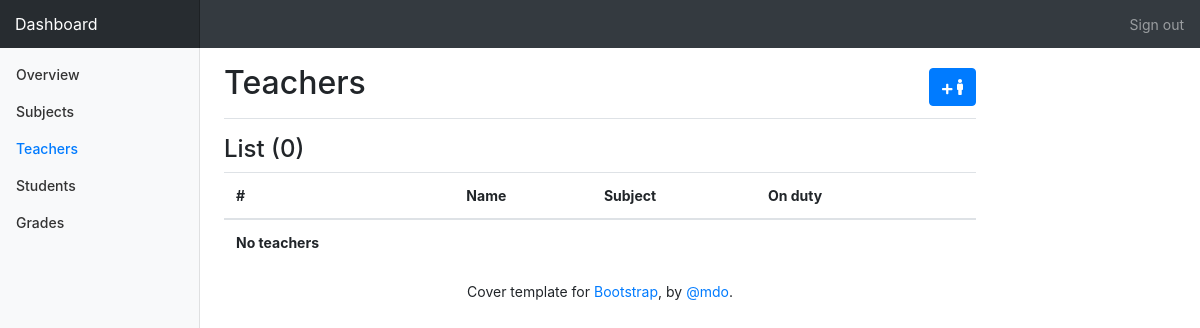
Page /dashboard/teachers/ on the earlier database version.
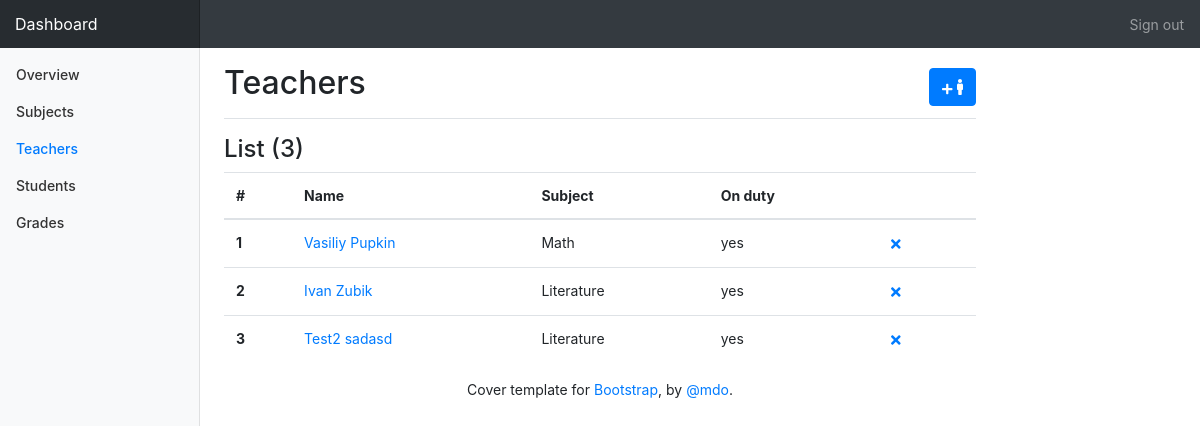
Same page on the later database version.
### dashboard/models.py (models this page shows)
class Teacher(models.Model):
    name = models.CharField(max_length=30)
    surname = models.CharField(max_length=30)
    description = models.TextField(blank=True)
    subject = models.ForeignKey(Subject, on_delete=models.CASCADE)
    on_duty = models.BooleanField(default = True)
    def __str__(self):
        return self.name + ' '+ self.surname

class Subject(models.Model):
    name = models.CharField(max_length=30)
    description = models.TextField(blank=True)
    def __str__(self):
        return self.name

### dashboard/views.py (the view)
class TeacherList (ListView):
    model = Teacher
    def get_context_data(self, **kwargs):
        context = super(TeacherList, self).get_context_data(**kwargs)
        context['name'] = self.model.__name__ + 's'
        context['location'] = 'teachers'
        return context

### dashboard/templates/dashboard/teacher_list.html
{% extends 'dashboard/index.html' %}
{% block main %}
    <main role="main" class="col-md-8 ml-sm-auto col-lg-8 pt-3 px-4">
        <div class="d-flex justify-content-between flex-wrap flex-md-nowrap align-items-center pb-2 mb-3 border-bottom">
          <h1 class="h2">{{name}}</h1>
          <a type="button right" href="{% url 'teacher_create' %}" title="Add" class="btn btn-primary">
              <i class="fas fa-plus fa-xs"></i>
              <i class="fas fa-male"></i>
          </a>
        </div>
        <h4>List ({{object_list|length}})</h4>
        <div class="table-responsive">
            <table class="table table-hover">
                <thead>
                    <tr>
                        <th scope="col">#</th>
                        <th scope="col">Name</th>
                        <th scope="col">Subject</th>
                        <th scope="col">On duty</th>
                        <th scope="col"></th>
                    </tr>
                </thead>
                <tbody>
                    {% for row in object_list %}
                        <tr>
                            <th scope="row">{{ forloop.counter }}</th>
                            <td><a href="{% url 'teacher_update' row.pk %}">{{ row }}</a></td>
                            <td>{{row.subject}}</td>
                            <td>{{row.on_duty|yesno:"yes,no"}}</td>
                            <td style="padding: 0">
                                <a style="padding: 12px 20px;" href="{% url 'teacher_delete' row.pk %}" title="delete" class="btn btn-sm light">
                                    <i class="fas fa-times"></i>
                                </a>
                            </td>
                        </tr>
                    {% empty %}
                        <tr>
                            <th scope="row">No teachers</th>
                        </tr>
                    {% endfor %}
                </tbody>
          </table>
        </div>
      </main>
{% endblock main %}

### dashboard/templates/dashboard/index.html (shortened to what this page needs)
{% extends 'app/base.html' %}
{% load staticfiles %}
{% block links %}
    <link rel="stylesheet" href="{% static 'css/dashboard.css' %}">
{% endblock %}
{% block header %}
    <nav class="navbar navbar-dark sticky-top bg-dark flex-md-nowrap p-0">
        <a class="navbar-brand col-sm-3 col-md-2 mr-0" href="{% url 'dashboard' %}">Dashboard</a>
        <ul class="navbar-nav px-3">
          <li class="nav-item text-nowrap">
            <a class="nav-link" href="{% url 'logout' %}">Sign out</a>
          </li>
        </ul>
    </nav>
{% endblock %}
{% block page %}
    <div class="container-fluid">
        <div class="row">
          <nav class="col-md-2 text-left d-none d-md-block bg-light sidebar">
            <div class="sidebar-sticky">
              <ul class="nav flex-column">
                <li class="nav-item">
                  <a {% if location == 'dashboard' %} class="nav-link active" {% else %} class="nav-link" {% endif %} href="{% url 'dashboard' %}">
                    Overview <span class="sr-only">(current)</span>
                  </a>
                </li>
                <li class="nav-item">
                    <a {% if location == 'subjects' %} class="nav-link active" {% else %} class="nav-link" {% endif %} href="{% url 'subjects' %}">
                    Subjects
                  </a>
                </li>
                <li class="nav-item">
                    <a {% if location == 'teachers' %} class="nav-link active" {% else %} class="nav-link" {% endif %} href="{% url 'teachers' %}">
                    Teachers
                  </a>
                </li>
                <li class="nav-item">
                    <a {% if location == 'students' %} class="nav-link active" {% else %} class="nav-link" {% endif %} href="{% url 'students' %}">
                    Students
                  </a>
                </li>
                <li class="nav-item">
                    <a {% if location == 'grades' %} class="nav-link active" {% else %} class="nav-link" {% endif %} href="{% url 'grades' %}">
                    Grades
                  </a>
                </li>
              </ul>
            </div>
          </nav>
          {% block main %}{% endblock main %}
            <div class="col-md-2 col-lg-2"></div>
        </div>
    </div>
{% endblock %}

### app/templates/app/base.html (shortened to what this page needs)
{% load staticfiles %}
<!DOCTYPE html>
<html lang="en">
    <head>
        <link rel="stylesheet" href="https://maxcdn.bootstrapcdn.com/bootstrap/4.0.0/css/bootstrap.min.css">
        {% block links %}
        {% endblock %}
    </head>
    <body class="{{body_class}}">
        {% block content %}
        <div class="cover-container d-flex h-100 mx-auto flex-column">
            {% block header %}{% endblock %}
            {% block page %}{% endblock %}
            <footer class="mastfoot mt-auto text-center">
                <div class="inner">
                    <p>Cover template for <a href="https://getbootstrap.com/">Bootstrap</a>, by <a href="https://twitter.com/mdo">@mdo</a>.</p>
                </div>
            </footer>
        </div>
        {% endblock %}
    </body>
</html>

### dashboard/static/css/dashboard.css (style rules this page uses)
body { font-size: .875rem; }
.sidebar { position: fixed; top: 0; bottom: 0; left: 0; z-index: 100; padding: 0; box-shadow: inset -1px 0 0 rgba(0, 0, 0, .1); }
.sidebar-sticky { position: -webkit-sticky; position: sticky; top: 48px; height: calc(100vh - 48px); padding-top: .5rem; overflow-x: hidden; overflow-y: auto; }
.sidebar .nav-link { font-weight: 500; color: #333; }
.sidebar .nav-link.active { color: #007bff; }
.navbar-brand { padding-top: .75rem; padding-bottom: .75rem; font-size: 1rem; background-color: rgba(0, 0, 0, .25); box-shadow: inset -1px 0 0 rgba(0, 0, 0, .25); }
.border-bottom { border-bottom: 1px solid #e5e5e5; }

Differences in the rows shown:
added Teacher: name+surname "Vasiliy Pupkin", subject "Math", on_duty "yes"
added Teacher: name+surname "Ivan Zubik", subject "Literature", on_duty "yes"
added Teacher: name+surname "Test2 sadasd", subject "Literature", on_duty "yes"
Other differences:
{{ object_list|length }}: "0" → "3"
text no longer shown: "No teachers"
